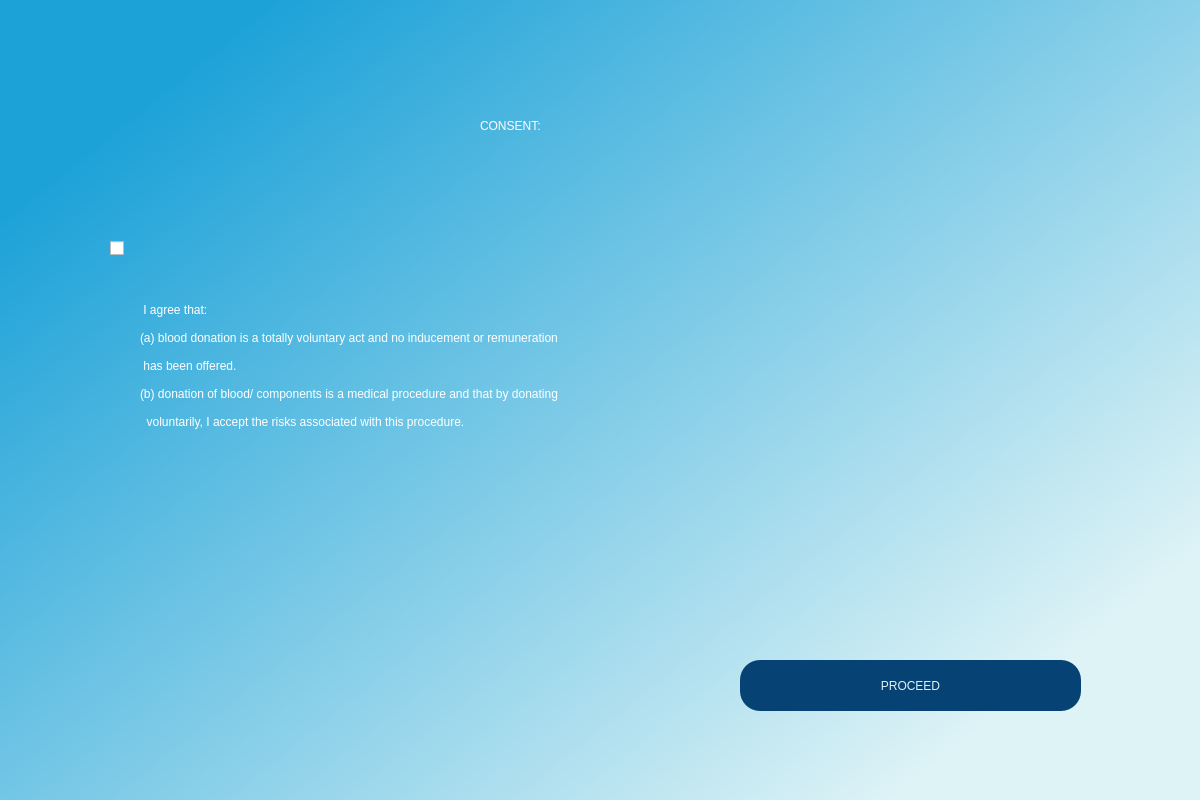
<?xml version="1.0" encoding="UTF-8"?>
<ui version="4.0">
 <class>Dialog</class>
 <widget class="QDialog" name="Dialog">
  <property name="geometry">
   <rect>
    <x>0</x>
    <y>0</y>
    <width>1200</width>
    <height>800</height>
   </rect>
  </property>
  <property name="windowTitle">
   <string>Dialog</string>
  </property>
  <widget class="QWidget" name="bgwidget" native="true">
   <property name="geometry">
    <rect>
     <x>0</x>
     <y>0</y>
     <width>1211</width>
     <height>801</height>
    </rect>
   </property>
   <property name="styleSheet">
    <string notr="true">QWidget#bgwidget{
background-color:qlineargradient(spread:pad, x1:0.096, y1:0.158955, x2:0.893389, y2:0.813, stop:0 rgba(29, 162, 216, 255), stop:1 rgba(222, 243, 246, 255));}</string>
   </property>
   <widget class="QLabel" name="label">
    <property name="geometry">
     <rect>
      <x>480</x>
      <y>80</y>
      <width>231</width>
      <height>91</height>
     </rect>
    </property>
    <property name="styleSheet">
     <string notr="true">font: 28pt &quot;MS Shell Dlg 2&quot;;color:white;</string>
    </property>
    <property name="text">
     <string>CONSENT:</string>
    </property>
   </widget>
   <widget class="QLabel" name="label_2">
    <property name="geometry">
     <rect>
      <x>140</x>
      <y>190</y>
      <width>981</width>
      <height>351</height>
     </rect>
    </property>
    <property name="styleSheet">
     <string notr="true">font: 15pt &quot;MS Shell Dlg 2&quot;;color:white;
</string>
    </property>
    <property name="text">
     <string> I agree that:

(a) blood donation is a totally voluntary act and no inducement or remuneration

 has been offered.

(b) donation of blood/ components is a medical procedure and that by donating

  voluntarily, I accept the risks associated with this procedure.</string>
    </property>
   </widget>
   <widget class="QPushButton" name="proceed">
    <property name="geometry">
     <rect>
      <x>740</x>
      <y>660</y>
      <width>341</width>
      <height>51</height>
     </rect>
    </property>
    <property name="styleSheet">
     <string notr="true">border-radius:20px;
background-color:#064273;
font: 16pt &quot;MS Shell Dlg 2&quot;;color:#def3f6;</string>
    </property>
    <property name="text">
     <string>PROCEED</string>
    </property>
   </widget>
   <widget class="QCheckBox" name="checkBox">
    <property name="geometry">
     <rect>
      <x>110</x>
      <y>240</y>
      <width>31</width>
      <height>17</height>
     </rect>
    </property>
    <property name="text">
     <string/>
    </property>
   </widget>
  </widget>
 </widget>
 <resources/>
 <connections/>
</ui>
